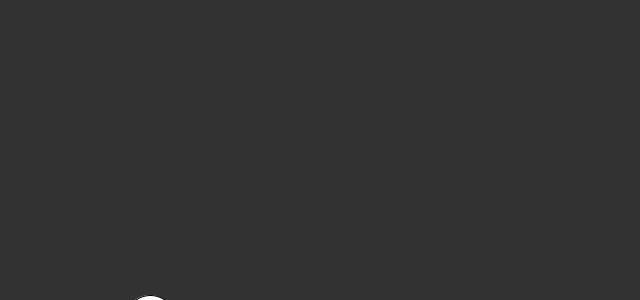
Frame 1 (no input)
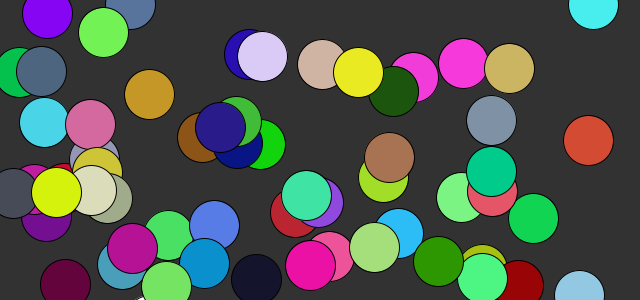
Frame 60 (the mouse pressed at the canvas centre just before this capture)
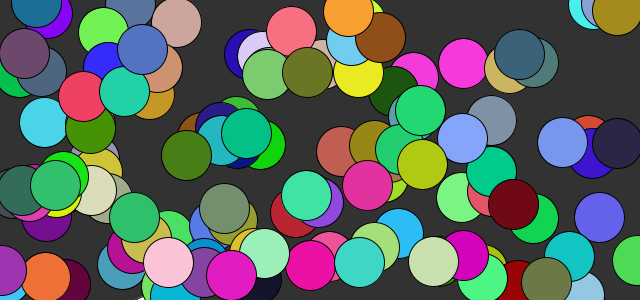
Frame 120 (the mouse held since frame 60 and released just before this capture)

The Processing sketch that drew these frames (run headless with seeded random() and noise(); from frame 60 on, the mouse is pressed at the canvas centre):

// Processing sketch: fourth
// ── fourth.pde
//using random function
//random(x) gives a random number between 0 to x
//random(x,y) gives a random number between x and y
//random gives a FLOATING POINT VALUE

float cx,cy;
void setup()
{
  size(640,300);
  cx = height/2;
  cy = width/2;
  background(50);
}

void draw()
{
  ellipse(cx,cy,50,50);
  cx = random(width);
  cy = random(height);
  fill(random(255),random(255),random(255));
}
